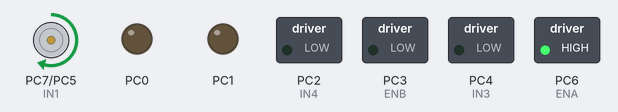
This program was run on a simulated ATmega16, built with avr-gcc and emulated at 12 MHz. Parts: motor-driver pin pairs drawn as motors (green arrow = first pin HIGH = forward, orange = second pin HIGH = backward, longer = more drive), switched loads named in the program (green lamp = pin HIGH), output pins drawn as LEDs (lit = HIGH).

Above: at 0.1 s.
Timing chart, 0 to 1.6 s (numbered marks = the images above):
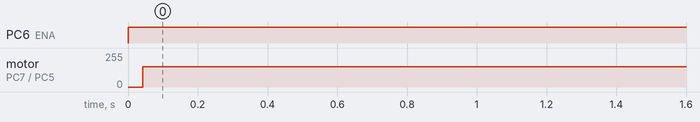

The program:

main.c
```c
/* G.Raf@2AAELI
 * Gruppe B1
 * uC4_a (DC_Motor_02) Messung
 * Erzeugung einer Sinusspannung
 *
 * Board: Megacard
 * Hardware: Megacard, Analog Disovery
 * Version: 1.0
 * Datum: 2017/02/09
 */

/*	Anschlüsse Treiberkarte:
|
|	PC2 Input4 (Halbbrücke B rechts)
|	PC3 Enable B
|	PC4 Input3 (Halbbrücke B links)
|	PC5 Input2 (Halbbrücke A rechts)
|	PC6 Enable A
|	PC7 Input1 (Halbbrücke A links)
|
|	Anschluss:  1 A 2 3 B 4 X X
|	Port C:     7 6 5 4 3 2 1 0
*/

// Systemdefinitionen
#define F_CPU 12000000UL	// Systemtakt definieren
#define	 HIGH 0xFF			// HIGH Byte
#define   LOW 0x00			// LOW Byte

// Portdefinitionen (Register)
#define DDROUT DDRC			// Output Register

// Portdefinitionen (I/O)
#define  OUTPUT PORTC		// Output Port

// Pindefinitionen (I/O)
#define ENA PC6
#define IN1 PC7
#define IN2 PC5

#define ENB PC3
#define IN3 PC4
#define IN4	PC2

#define PWM_FORWARD //hier Bitmuster für "Vorwärtsbetrieb" eintragen!

#define PWM_REVERSE //hier Bitmuster für "Rückwärtsbetrieb" eintragen!

#define PWM_STOP    //hier Bitmuster für "Bremsbetrieb" eintragen!

// Header Dateien (*.h)
#include <avr/io.h>			// Globale I/O definitionen einbinden
#include <avr/interrupt.h>	// Interrupt definitionen einbinden
#include <util/delay.h>

// ISR bei Timer0 Überlauf
//ISR(TIMER0_OVF_vect)
//{
//}

// Hauptprogramm
int main(void)
{
	DDROUT = HIGH;		// Datenrichtungsregister auf Ausgang

    while (1)
    {
		OUTPUT = (1<<ENA) | (1<<IN1);	// Brücke A Einschalten und PIN1 auf HIGH
		_delay_us(600);
		OUTPUT &= ~(1<<IN1);			// Brücke A IN1 auf LOW
		_delay_us(400);
	}
}
//Programmende
```

Measured:
- by itself, PC6 (ENA): LOW → HIGH at 0.00 s
- by itself, motor on PC7 (IN1) / PC5 (IN2): stopped → forward 153/255 at 0.04 s
